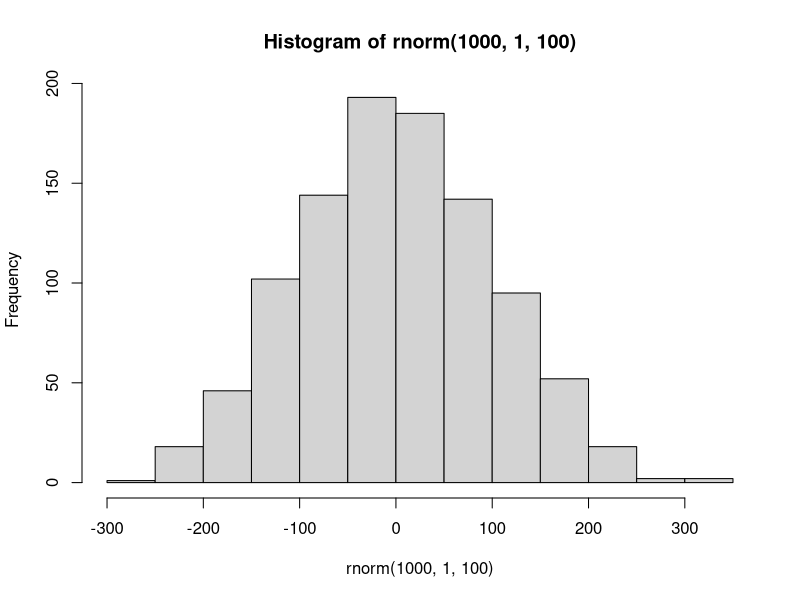
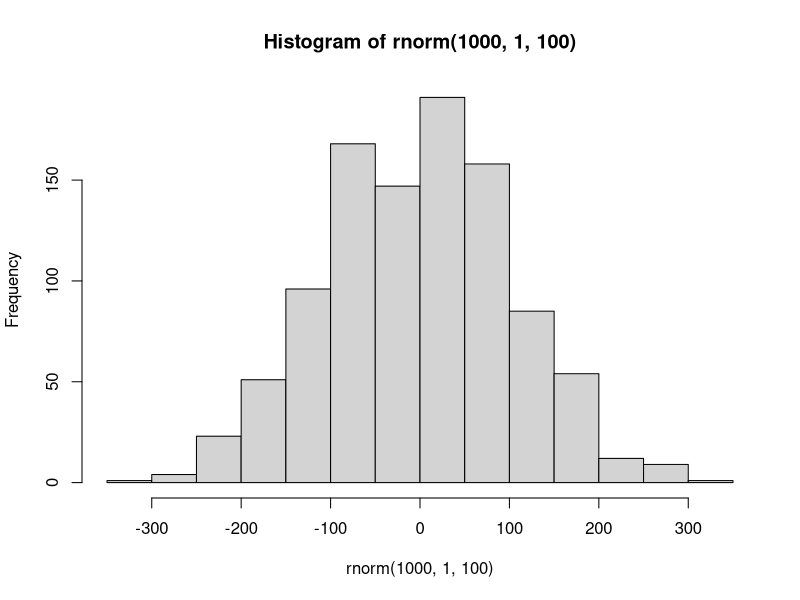
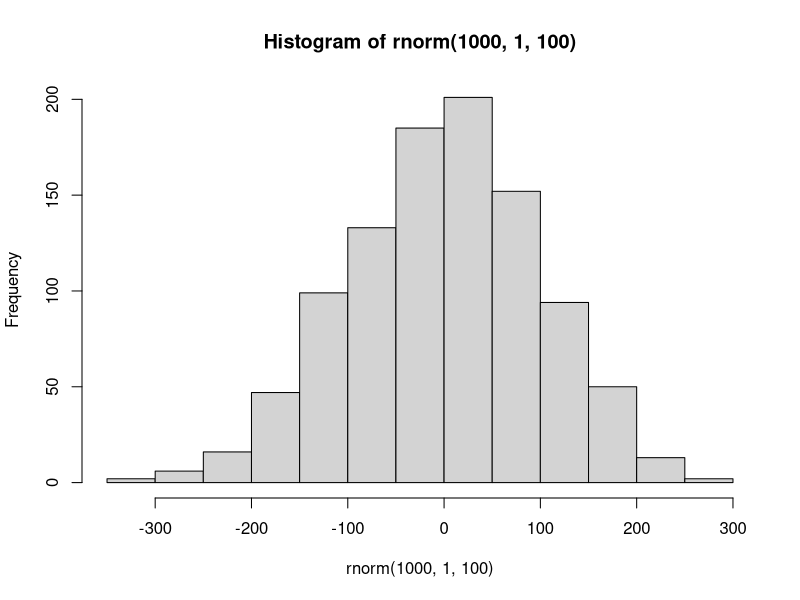

Source code (R) for these figures, in order: (Note: this script raises an error after producing the figures.)
## ---- chunk 1
options(htmltools.dir.version = FALSE)
## ---- chunk 2
HP <- c("harry", "ron", "hermione")

## ---- chunk 3

hist(rnorm(1000, 1, 100))

## ---- chunk 4

hist(rnorm(1000, 1, 100))

## ---- chunk 5
hist(rnorm(1000, 1, 100))
## ---- chunk 6


imag1_path <- "images/hpmeme.PNG"


knitr::include_graphics(imag1_path)

